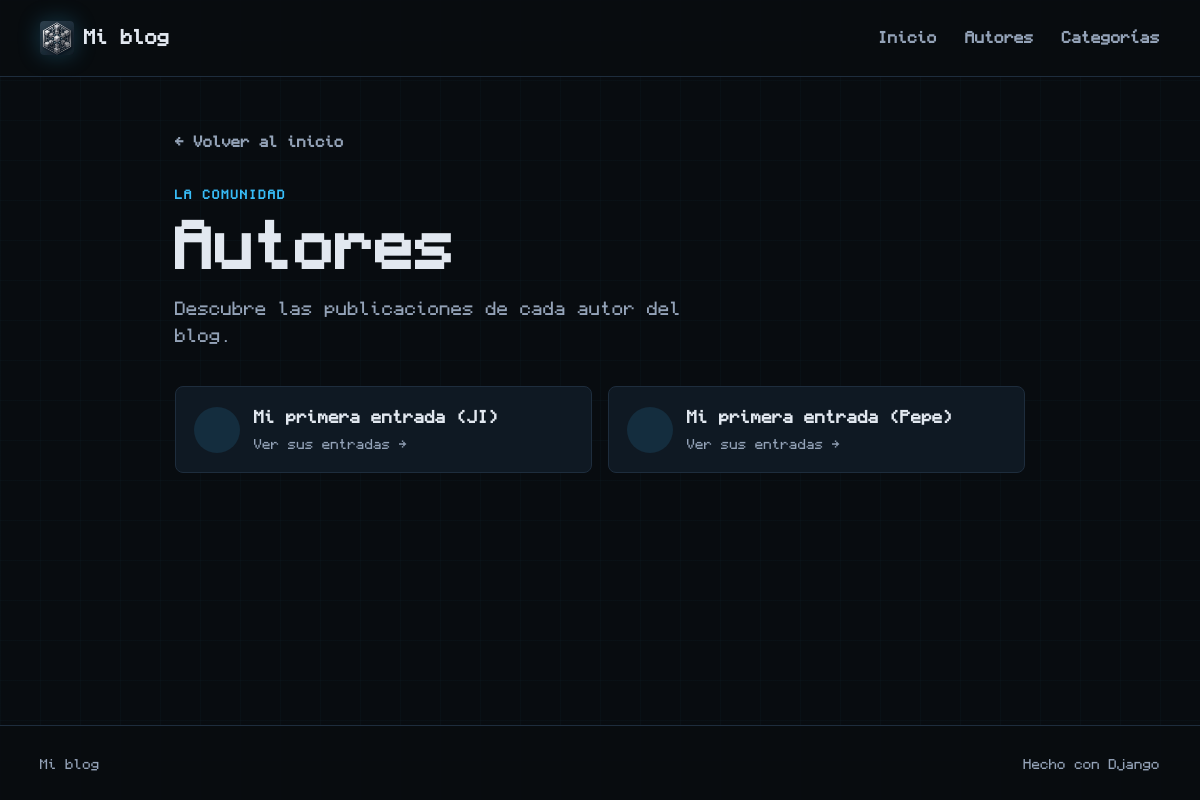
The app's page /autores, older data.
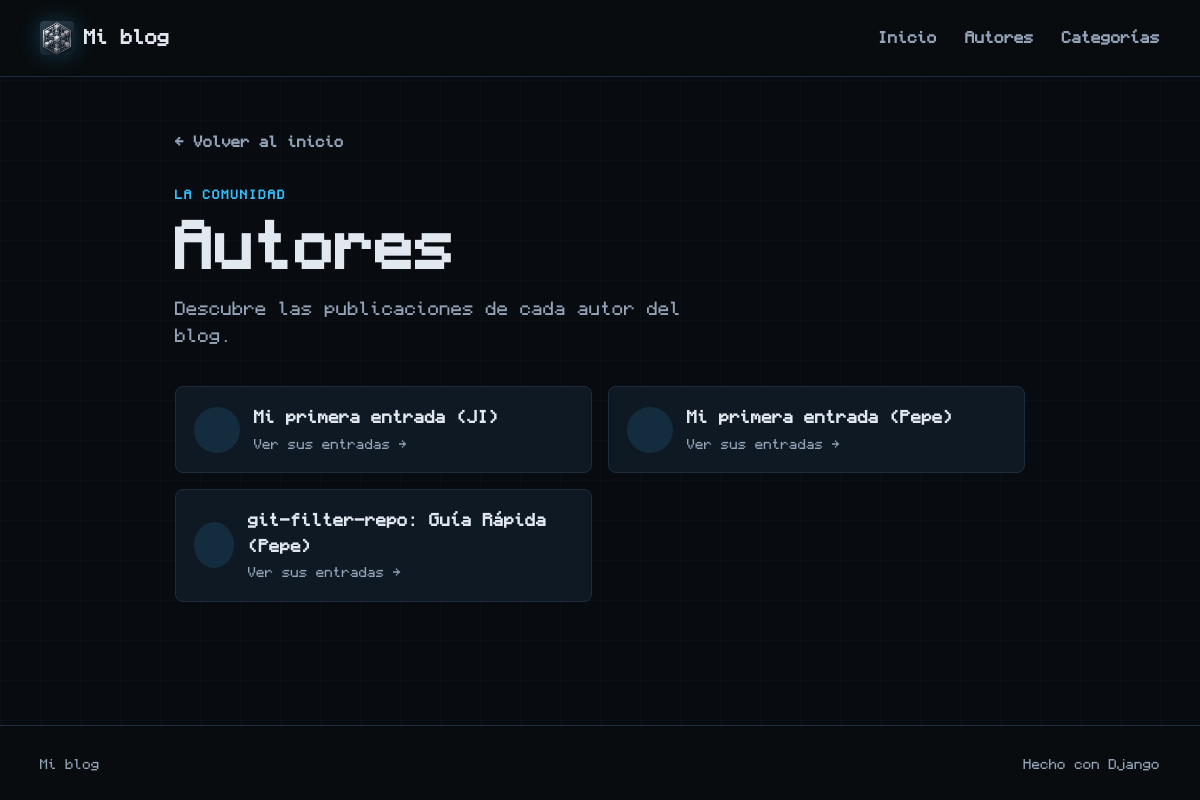
The same page, newer data.
### blog/models.py (models this page shows)
class Post(models.Model):
    titulo = models.CharField(max_length=200) # En CharField es obligatoria la longitud máxima. Equivale al varchar
    autor = models.ForeignKey(
        Autor,
        on_delete=models.CASCADE, # Si se borra un autor, se borran todos sus posts
        related_name="posts",    # Related_name es el nombre que se le da a la relación inversa, es decir, desde un autor se puede acceder a sus posts con autor.posts.all()
    )
    categoria = models.ForeignKey(
        Categoria,
        on_delete=models.CASCADE,
        related_name="posts",
        null=True,
        blank=True,
    )
    imagen = models.ImageField(
        upload_to='posts/',
        null=True,
        blank=True,
    )
    imagen_url = models.URLField(
        max_length=500,
        null=True,
        blank=True,
    )
    cuerpo = models.TextField()
    fecha_publicacion = models.DateTimeField()
    def __str__(self):
        return f"{self.titulo} ({self.autor})"

class Autor(models.Model):
    nombre = models.CharField(max_length=60)
    apellidos = models.CharField(max_length=60)
    email = models.EmailField()
    def __str__(self):
        return self.nombre

### blog/views.py (the view)
# urls.py: path('autores', views.autores, name='autores'),
def autores(request):
    autores = Post.objects.all()
    contexto = {
        'autores': autores,
    }
    return render(request, 'blog/autores.html', contexto)

### blog/templates/blog/autores.html (shortened to what this page needs)
{% extends 'blog/base.html' %}
{% block contenido %}
<section class="listing-page">
    <a class="back-link" href="{% url 'principal' %}">← Volver al inicio</a>
    <p class="eyebrow">La comunidad</p>
    <h1>Autores</h1>
    <p class="lead">Descubre las publicaciones de cada autor del blog.</p>
    <div class="author-grid">
        {% for autor in autores %}
            <a class="author-card" href="{% url 'entradas_autor' pk=autor.pk %}">
                <span class="avatar">{{ autor.nombre|first|upper }}</span>
                <span>
                    <strong>{{ autor }}</strong>
                    <small>Ver sus entradas →</small>
                </span>
            </a>
        {% empty %}
            <div class="empty-state">
                <span class="empty-icon">◎</span>
                <h3>No hay autores</h3>
                <p>Todavía no se han añadido autores al blog.</p>
            </div>
        {% endfor %}
    </div>
</section>
{% endblock %}

Row changes from the older to the newer data that the page shows:
added Post: titulo+autor "git-filter-repo: Guía Rápida (Pepe)"
